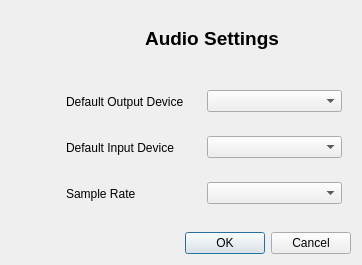
<?xml version="1.0" encoding="UTF-8"?>
<ui version="4.0">
 <class>PhonoAudioSettings</class>
 <widget class="QDialog" name="PhonoAudioSettings">
  <property name="geometry">
   <rect>
    <x>0</x>
    <y>0</y>
    <width>362</width>
    <height>265</height>
   </rect>
  </property>
  <property name="windowTitle">
   <string>Dialog</string>
  </property>
  <layout class="QVBoxLayout" name="verticalLayout">
   <item>
    <widget class="QWidget" name="widget" native="true">
     <property name="sizePolicy">
      <sizepolicy hsizetype="Preferred" vsizetype="Fixed">
       <horstretch>0</horstretch>
       <verstretch>0</verstretch>
      </sizepolicy>
     </property>
     <layout class="QGridLayout" name="gridLayout">
      <property name="leftMargin">
       <number>0</number>
      </property>
      <property name="topMargin">
       <number>0</number>
      </property>
      <property name="rightMargin">
       <number>0</number>
      </property>
      <property name="bottomMargin">
       <number>0</number>
      </property>
      <item row="0" column="0">
       <widget class="QToolButton" name="toolButton">
        <property name="text">
         <string/>
        </property>
        <property name="icon">
         <iconset resource="images.qrc">
          <normaloff>:/resource/icon/audio_settings.png</normaloff>:/resource/icon/audio_settings.png</iconset>
        </property>
        <property name="iconSize">
         <size>
          <width>48</width>
          <height>48</height>
         </size>
        </property>
        <property name="autoRaise">
         <bool>true</bool>
        </property>
       </widget>
      </item>
      <item row="0" column="1">
       <widget class="QLabel" name="label">
        <property name="text">
         <string>&lt;html&gt;&lt;head/&gt;&lt;body&gt;&lt;p&gt;&lt;span style=&quot; font-size:14pt; font-weight:600;&quot;&gt;Audio Settings&lt;/span&gt;&lt;/p&gt;&lt;/body&gt;&lt;/html&gt;</string>
        </property>
        <property name="alignment">
         <set>Qt::AlignCenter</set>
        </property>
       </widget>
      </item>
     </layout>
    </widget>
   </item>
   <item>
    <widget class="QWidget" name="widget_2" native="true">
     <layout class="QGridLayout" name="gridLayout_2">
      <item row="1" column="3">
       <widget class="QComboBox" name="difCombo"/>
      </item>
      <item row="0" column="3">
       <widget class="QComboBox" name="dofCombo"/>
      </item>
      <item row="2" column="0">
       <widget class="QToolButton" name="sampleButton">
        <property name="text">
         <string/>
        </property>
        <property name="icon">
         <iconset resource="images.qrc">
          <normaloff>:/resource/icon/audio_spectrum.png</normaloff>:/resource/icon/audio_spectrum.png</iconset>
        </property>
        <property name="iconSize">
         <size>
          <width>32</width>
          <height>32</height>
         </size>
        </property>
        <property name="autoRaise">
         <bool>true</bool>
        </property>
       </widget>
      </item>
      <item row="1" column="0">
       <widget class="QToolButton" name="difButton">
        <property name="text">
         <string/>
        </property>
        <property name="icon">
         <iconset resource="images.qrc">
          <normaloff>:/resource/icon/microphone.png</normaloff>:/resource/icon/microphone.png</iconset>
        </property>
        <property name="iconSize">
         <size>
          <width>32</width>
          <height>32</height>
         </size>
        </property>
        <property name="autoRaise">
         <bool>true</bool>
        </property>
       </widget>
      </item>
      <item row="0" column="2">
       <widget class="QLabel" name="label_2">
        <property name="text">
         <string>Default Output Device</string>
        </property>
       </widget>
      </item>
      <item row="1" column="2">
       <widget class="QLabel" name="label_3">
        <property name="text">
         <string>Default Input Device</string>
        </property>
       </widget>
      </item>
      <item row="2" column="2">
       <widget class="QLabel" name="label_4">
        <property name="text">
         <string>Sample Rate</string>
        </property>
       </widget>
      </item>
      <item row="2" column="3">
       <widget class="QComboBox" name="srCombo"/>
      </item>
      <item row="0" column="0">
       <widget class="QToolButton" name="dofButton">
        <property name="text">
         <string/>
        </property>
        <property name="icon">
         <iconset resource="images.qrc">
          <normaloff>:/resource/icon/loudspeaker.png</normaloff>:/resource/icon/loudspeaker.png</iconset>
        </property>
        <property name="iconSize">
         <size>
          <width>32</width>
          <height>32</height>
         </size>
        </property>
        <property name="autoRaise">
         <bool>true</bool>
        </property>
       </widget>
      </item>
     </layout>
    </widget>
   </item>
   <item>
    <widget class="QDialogButtonBox" name="buttonBox">
     <property name="orientation">
      <enum>Qt::Horizontal</enum>
     </property>
     <property name="standardButtons">
      <set>QDialogButtonBox::Cancel|QDialogButtonBox::Ok</set>
     </property>
    </widget>
   </item>
  </layout>
 </widget>
 <resources>
  <include location="images.qrc"/>
  <include location="images.qrc"/>
 </resources>
 <connections>
  <connection>
   <sender>buttonBox</sender>
   <signal>accepted()</signal>
   <receiver>PhonoAudioSettings</receiver>
   <slot>accept()</slot>
   <hints>
    <hint type="sourcelabel">
     <x>248</x>
     <y>254</y>
    </hint>
    <hint type="destinationlabel">
     <x>157</x>
     <y>274</y>
    </hint>
   </hints>
  </connection>
  <connection>
   <sender>buttonBox</sender>
   <signal>rejected()</signal>
   <receiver>PhonoAudioSettings</receiver>
   <slot>reject()</slot>
   <hints>
    <hint type="sourcelabel">
     <x>316</x>
     <y>260</y>
    </hint>
    <hint type="destinationlabel">
     <x>286</x>
     <y>274</y>
    </hint>
   </hints>
  </connection>
 </connections>
</ui>
